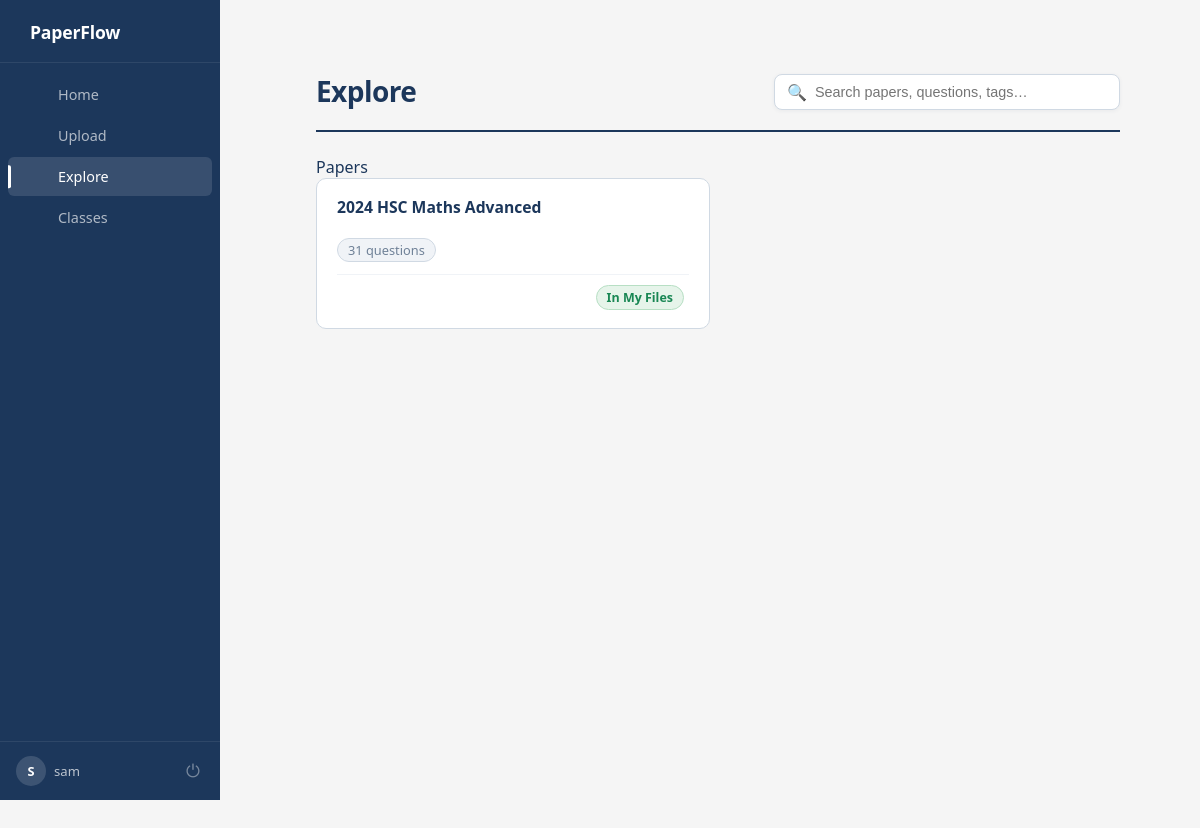
Page /explore (signed in) on the earlier database version.
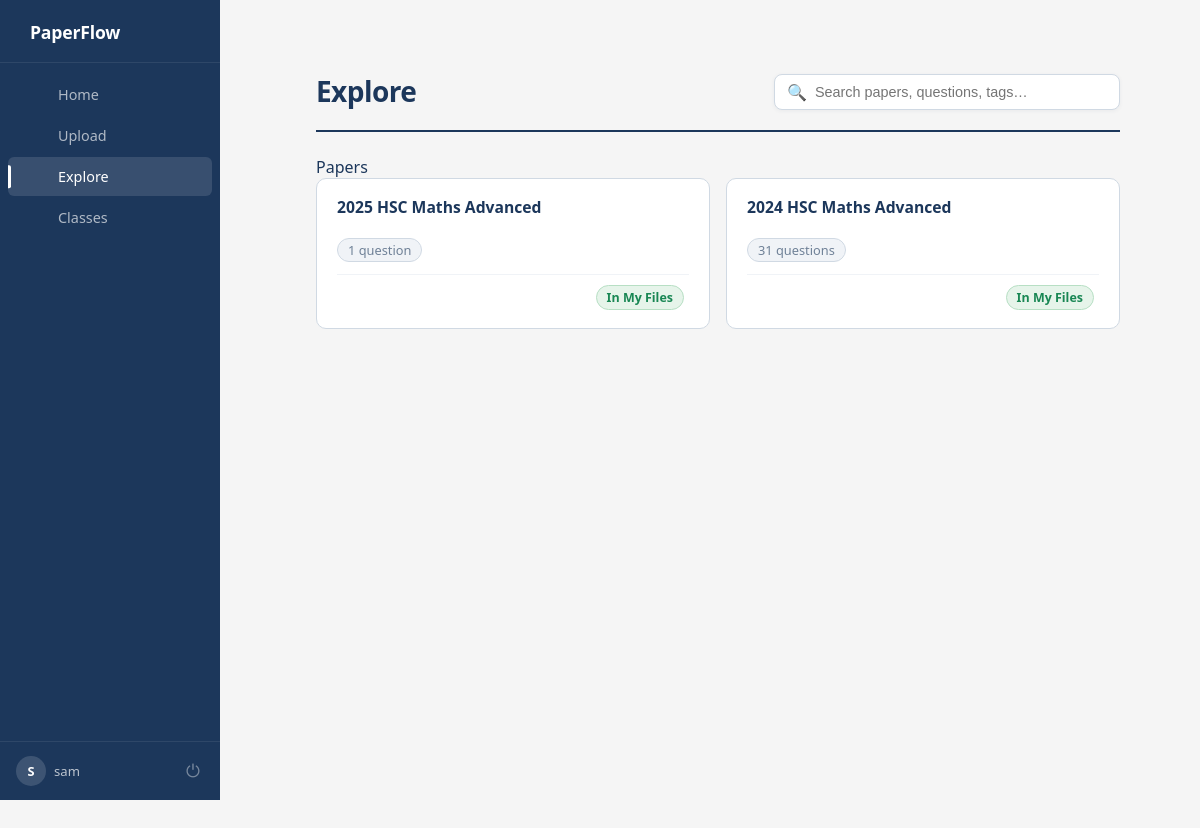
Same page on the later database version.
### models.py (models this page shows)
class PastPaper(db.Model):
    id = db.Column(db.Integer, primary_key=True)
    filename = db.Column(db.String(200), nullable=False)
    questions = db.relationship(
        'Question',
        backref='paper',
        lazy=True,
        cascade="all, delete-orphan"
    )
    uploaded_at = db.Column(db.DateTime, default=db.func.now())
    owner_id = db.Column(db.Integer, db.ForeignKey('user.id'), nullable=False)

### app.py (the view)
@app.route('/explore')
@login_required
def explore():
    q = request.args.get('q', '').strip()
    sort = request.args.get('sort', 'new')
    query = PastPaper.query
    if q:
        query = query.filter(PastPaper.filename.contains(q))
    if sort == 'old':
        query = query.order_by(PastPaper.uploaded_at.asc())
    elif sort == 'name':
        query = query.order_by(PastPaper.filename.asc())
    else:  # default: newest
        query = query.order_by(PastPaper.uploaded_at.desc())
    papers = query.all()
    user_papers = {
        up.paper_id for up in UserPaper.query.filter_by(user_id=current_user.id).all()
    }
    return render_template('explore.html', papers=papers, q=q, sort=sort, user_papers=user_papers)

### app.py (called while the page is built)
@login_manager.user_loader
def load_user(user_id):
    user = User.query.filter_by(id=int(user_id)).first()
    return user

@app.context_processor
def inject_user():
    return dict(user=current_user)

def format_filename(filename):
    name = str(filename).split('_', 1)[-1]
    name = os.path.splitext(name)[0]
    name = re.sub(r'[-_]+', ' ', name)
    words = name.split()
    formatted = []
    for w in words:
        if w.upper() in ["HSC", "IB", "PDF"]:
            formatted.append(w.upper())
        else:
            formatted.append(w.capitalize())
    return " ".join(formatted)

@app.context_processor
def utility_processor():
    return dict(format_filename=format_filename)

### templates/explore.html (shortened to what this page needs)
{% extends "base.html" %}
{% block content %}
<div class="explore-layout">
    <div class="explore-topbar">
        <h1>Explore</h1>
        <div class="explore-search">
            <span>🔍</span>
            <input type="text" id="searchInput" placeholder="Search papers, questions, tags…">
        </div>
    </div>
    <div id="results">
        <div class="results-section" id="papers-section">
            <div class="results-section-label">Papers</div>
            {% if papers %}
            <div class="papers-grid">
                {% for paper in papers %}
                <div class="paper-card-wrapper">
                    <a href="{{ url_for('view_paper', paper_id=paper.id) }}" class="paper-card-link">
                        <div class="paper-card">
                            <h3>{{ format_filename(paper.filename) }}</h3>
                            <div class="paper-meta">
                                <span class="meta-pill">{{ paper.questions|length }} question{{ 's' if paper.questions|length != 1 }}</span>
                            </div>
                            <div class="paper-card-footer">
                                {% if paper.id in user_papers %}
                                    <span class="tag owned">In My Files</span>
                                {% else %}
                                    <form method="POST" action="{{ url_for('add_to_my_files', paper_id=paper.id) }}"
                                          onclick="event.stopPropagation();">
                                        <button type="submit" class="btn-card-add">+ Add</button>
                                    </form>
                                {% endif %}
                            </div>
                        </div>
                    </a>
                </div>
                {% endfor %}
            </div>
            {% else %}
                <div class="empty-state">No papers yet.</div>
            {% endif %}
        </div>
    </div>
</div>
{% endblock %}

Differences in the rows shown:
added PastPaper: filename "2025 HSC Maths Advanced", questions|length "1", shows "In My Files"
